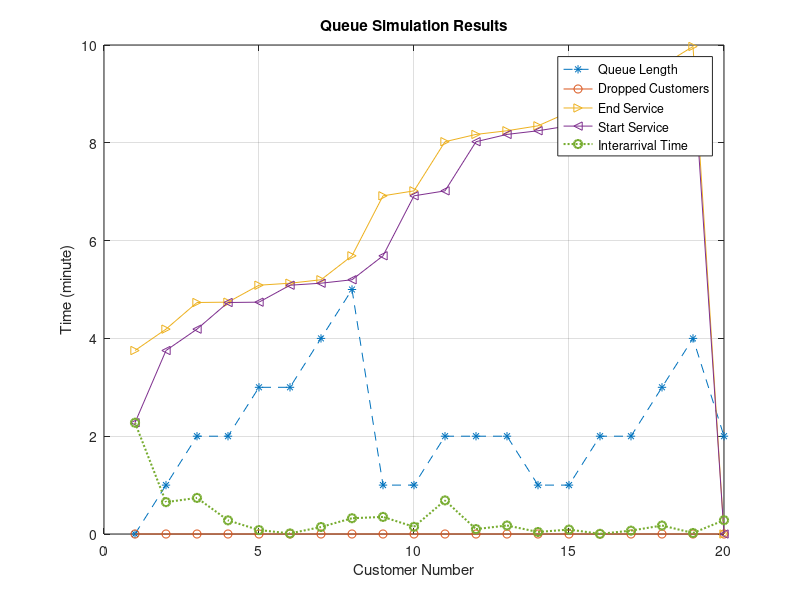

The MATLAB source for this figure:
clc;
clear;
close all;

%% Parameters
n = 10;          % Queue Capacity
N = 20;          % Number of Customers

LambdaA = 2;     % Arrival Rate (customer/min)
LambdaS = 2;     % Service Rate (customer/min)

%% Initialization

TbArr = zeros(1,N);      % Time Between Arrivals
TArr  = zeros(1,N);      % Arrival Times

LoQu  = zeros(1,N);      % Queue Length
DfQu  = zeros(1,N);      % Dropped Customers

StartSer = zeros(1,N);
EndSer   = zeros(1,N);
TServ    = zeros(1,N);
Totaltime= zeros(1,N);

NiQu = 0;

%% First Customer

iQ = 1;

TbArr(1) = -log(rand)/LambdaA;
TArr(1)  = TbArr(1);

NiQu = 1;

iSer = 1;

StartSer(1) = TArr(1);
TServ(1) = -log(rand)/LambdaS;
EndSer(1) = StartSer(1)+TServ(1);

Timer = EndSer(1);

Totaltime(1)=EndSer(1)-TArr(1);

NiQu = NiQu-1;

LoQu(1)=NiQu;

%% Simulation

while(iQ < N)

    summ = 0;

    while(summ < TServ(iSer))

        x = -log(rand)/LambdaA;

        if(x < TServ(iSer)-summ)

            iQ = iQ + 1;

            TbArr(iQ)=x;
            TArr(iQ)=TArr(iQ-1)+x;

            summ = summ + x;

            if(NiQu < n)

                NiQu = NiQu + 1;

            else

                DfQu(iQ)=1;

                NiQu=n;

            end

            LoQu(iQ)=NiQu;

        else

            summ = TServ(iSer);

        end

    end

    if(iSer < iQ && NiQu>0)

        iSer = iSer + 1;

        StartSer(iSer)=Timer;

        if(StartSer(iSer)<TArr(iSer))
            StartSer(iSer)=TArr(iSer);
        end

        TServ(iSer)=-log(rand)/LambdaS;

        EndSer(iSer)=StartSer(iSer)+TServ(iSer);

        Timer=EndSer(iSer);

        Totaltime(iSer)=EndSer(iSer)-TArr(iSer);

        NiQu=NiQu-1;

    end

end

%% ==========================
%% Plot Section (Extracted)
%% ==========================

% plot(TArr(1:30),LoQu(1:30),'--*', ...
%      TArr(1:30),DfQu(1:30),'-o', ...
%      TArr(1:30),EndSer(1:30),'->', ...
%      TArr(1:30),StartSer(1:30),'-<')

N1 = length(TServ);
N2 = length(EndSer);
N3 = length(StartSer);
N4 = length(LoQu);
N5 = length(DfQu);
N6 = length(TbArr);

figure;

plot( ...
    1:N4,LoQu(1:N4),'--*', ...
    1:N5,DfQu(1:N5),'-o', ...
    1:N2,EndSer(1:N2),'->', ...
    1:N3,StartSer(1:N3),'-<', ...
    1:N6,TbArr(1:N6),':o', ...
    'LineWidth',1.5);

grid on;

legend( ...
    'Queue Length', ...
    'Dropped Customers', ...
    'End Service', ...
    'Start Service', ...
    'Interarrival Time', ...
    'Location','best');

xlabel('Customer Number');
ylabel('Time (minute)');
title('Queue Simulation Results');

%% ==========================
%% Statistics
%% ==========================

fprintf('/n----------- Simulation Results -----------/n');

fprintf('Total Customers           : %d/n',N);

fprintf('Served Customers          : %d/n',iSer);

fprintf('Dropped Customers         : %d/n',sum(DfQu));

fprintf('Average Service Time      : %.4f/n',mean(TServ(1:iSer)));

fprintf('Average Total Time        : %.4f/n',mean(Totaltime(1:iSer)));

fprintf('Maximum Queue Length      : %d/n',max(LoQu));

fprintf('------------------------------------------/n');
